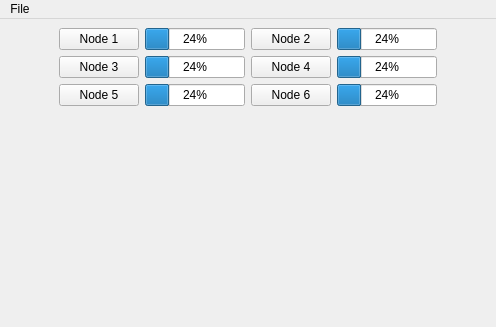
<?xml version="1.0" encoding="UTF-8"?>
<ui version="4.0">
 <class>ClusterView</class>
 <widget class="QMainWindow" name="ClusterView">
  <property name="geometry">
   <rect>
    <x>0</x>
    <y>0</y>
    <width>496</width>
    <height>327</height>
   </rect>
  </property>
  <property name="windowTitle">
   <string>Cluster Control</string>
  </property>
  <widget class="QWidget" name="centralwidget">
   <layout class="QVBoxLayout" name="verticalLayout">
    <item>
     <layout class="QGridLayout" name="gridLayout">
      <property name="leftMargin">
       <number>50</number>
      </property>
      <property name="rightMargin">
       <number>50</number>
      </property>
      <item row="0" column="0">
       <widget class="QPushButton" name="pushButton">
        <property name="text">
         <string>Node 1</string>
        </property>
       </widget>
      </item>
      <item row="0" column="2">
       <widget class="QPushButton" name="pushButton_4">
        <property name="text">
         <string>Node 2</string>
        </property>
       </widget>
      </item>
      <item row="1" column="0">
       <widget class="QPushButton" name="pushButton_3">
        <property name="text">
         <string>Node 3</string>
        </property>
       </widget>
      </item>
      <item row="1" column="2">
       <widget class="QPushButton" name="pushButton_5">
        <property name="text">
         <string>Node 4</string>
        </property>
       </widget>
      </item>
      <item row="2" column="0">
       <widget class="QPushButton" name="pushButton_2">
        <property name="text">
         <string>Node 5</string>
        </property>
       </widget>
      </item>
      <item row="2" column="2">
       <widget class="QPushButton" name="pushButton_6">
        <property name="text">
         <string>Node 6</string>
        </property>
       </widget>
      </item>
      <item row="0" column="1">
       <widget class="QProgressBar" name="progressBar">
        <property name="value">
         <number>24</number>
        </property>
       </widget>
      </item>
      <item row="1" column="1">
       <widget class="QProgressBar" name="progressBar_2">
        <property name="value">
         <number>24</number>
        </property>
       </widget>
      </item>
      <item row="2" column="1">
       <widget class="QProgressBar" name="progressBar_3">
        <property name="value">
         <number>24</number>
        </property>
       </widget>
      </item>
      <item row="0" column="3">
       <widget class="QProgressBar" name="progressBar_4">
        <property name="value">
         <number>24</number>
        </property>
       </widget>
      </item>
      <item row="1" column="3">
       <widget class="QProgressBar" name="progressBar_5">
        <property name="value">
         <number>24</number>
        </property>
       </widget>
      </item>
      <item row="2" column="3">
       <widget class="QProgressBar" name="progressBar_6">
        <property name="value">
         <number>24</number>
        </property>
       </widget>
      </item>
      <item row="3" column="0">
       <widget class="Node" name="widget" native="true"/>
      </item>
     </layout>
    </item>
   </layout>
  </widget>
  <widget class="QMenuBar" name="menubar">
   <property name="geometry">
    <rect>
     <x>0</x>
     <y>0</y>
     <width>496</width>
     <height>24</height>
    </rect>
   </property>
   <widget class="QMenu" name="menuFile">
    <property name="title">
     <string>File</string>
    </property>
    <addaction name="actionClose"/>
   </widget>
   <addaction name="menuFile"/>
  </widget>
  <action name="actionClose">
   <property name="text">
    <string>Close</string>
   </property>
   <property name="shortcut">
    <string>Ctrl+W</string>
   </property>
  </action>
 </widget>
 <customwidgets>
  <customwidget>
   <class>Node</class>
   <extends>QWidget</extends>
   <header>node.hpp</header>
   <container>1</container>
  </customwidget>
 </customwidgets>
 <resources/>
 <connections>
  <connection>
   <sender>actionClose</sender>
   <signal>triggered()</signal>
   <receiver>ClusterView</receiver>
   <slot>close()</slot>
   <hints>
    <hint type="sourcelabel">
     <x>-1</x>
     <y>-1</y>
    </hint>
    <hint type="destinationlabel">
     <x>227</x>
     <y>163</y>
    </hint>
   </hints>
  </connection>
 </connections>
</ui>
